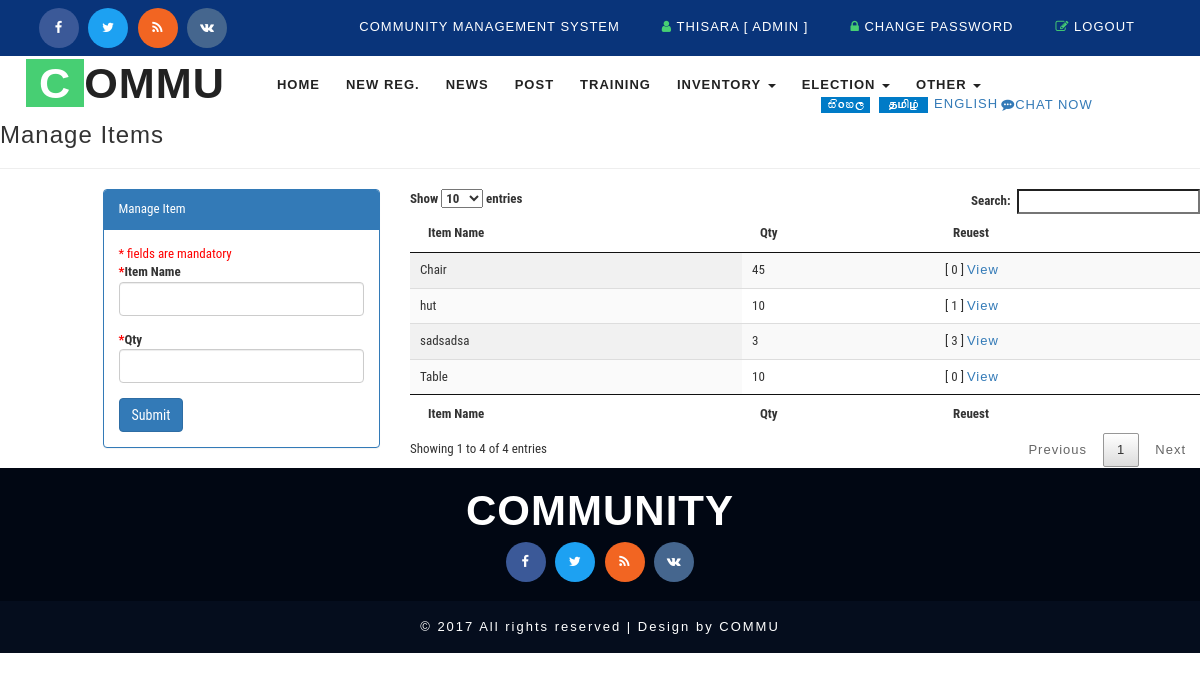
The app's page /admin_manage_item.php (signed in) with its own data.
### tables this page shows
CREATE TABLE `cms_item` (  `id` int(5) NOT NULL AUTO_INCREMENT,  `itemname` varchar(250) DEFAULT NULL,  `qyt` int(5) DEFAULT NULL,  PRIMARY KEY (`id`),  UNIQUE KEY `NewIndex1` (`itemname`));

### model/DB.php (called while the page is built, shortened)
<?php
function getDBConnection() {
      $servername = "localhost";
      $username = "commulkc_user";
      $password = "password#1";
      $db = "commulkc_cmsdb";
    $conn = mysqli_connect($servername, $username, $password, $db);
    if (!$conn) {
        die("Connection failed: " . mysqli_connect_error());
    } else {
        return $conn;
    }
}
function getData($sql) {
    $conn = getDBConnection();
    $result = mysqli_query($conn, $sql);
    if (mysqli_num_rows($result) > 0) {
        return $result;
    } else {
        return FALSE;
    }
}
?>

### admin_manage_item.php (the view, shortened to what this page needs)
<!DOCTYPE html>
<html lang="en">
    <head>
        <?php include_once './basecss.php'; ?>
    </head>
    <body>
        <div class="header">
            <div class="w3layouts_header_right">
                <div class="agileits-social top_content">
                    <ul>
                        <li><a href="#"><i class="fa fa-facebook"></i></a></li>
                        <li><a href="#"><i class="fa fa-twitter"></i></a></li>
                        <li><a href="#"><i class="fa fa-rss"></i></a></li>
                        <li><a href="#"><i class="fa fa-vk"></i></a></li>
                    </ul>
                </div>
            </div>
            <div class="w3layouts_header_left">
                <?php include './_top.php'; ?>
            </div>
            <div class="clearfix"> </div>
        </div>
        <div class="banner">
            <nav class="navbar navbar-default">
                <div class="navbar-header navbar-left">
                    <h1><a class="navbar-brand" href="index.html"><span>C</span>OMMU</a></h1>
                </div>
                <div class="collapse navbar-collapse navbar-right" id="bs-example-navbar-collapse-1">
                    <nav class="link-effect-2" id="link-effect-2">
                        <?php include './_menu.php'; ?>
                    </nav>
                </div>
                <div class="w3_agile_search">
                   <?php include './_search.php';?>
                </div>
            </nav>
        </div>
        <h3>Manage Items</h3>
        <hr>
        <div class="row">
            <div class="col-md-1"></div>
            <div class="col-md-3">
                <div class="panel panel-primary">
                <div class="panel-heading ">Manage Item</div>
                <div class="panel-body">
                <form action="admin_manage_item.php" method="post">
                    <span class="mando-msg">* fields are mandatory</span>
                    <div class="form-group">
                        <label for="exampleInputEmail1"><span class="mando-msg">*</span>Item Name</label>
                        <input type="text" required="" name="itemname" class="form-control" id="exampleInputEmail1" >
                    </div>
                    <div class="form-group">
                        <label for="exampleInputEmail1"><span class="mando-msg">*</span>Qty</label>
                        <input type="number" required="" name="qty"  class="form-control" id="exampleInputEmail1" >
                    </div>
                    <button type="submit" name="btnSub" class="btn btn-primary">Submit</button>
                </form>
                    </div></div>
            </div>
            <div class="col-md-8">
                <?php
                include './model/DB.php';
                ?>
                <table id="example" class="display" cellspacing="0" width="100%">
                    <thead>
                        <tr>
                            <th>Item Name</th>
                            <th>Qty</th>
                            <th>Reuest</th>
                        </tr>
                    </thead>
                    <tfoot>
                        <tr>
                            <th>Item Name</th>
                            <th>Qty</th>
                            <th>Reuest</th>
                        </tr>
                    </tfoot>
                    <tbody>
                        <?php
                        $sql = " SELECT * FROM cms_item ";
                        $resultx = getData($sql);
                        if ($resultx != FALSE) {
                            while ($row = mysqli_fetch_assoc($resultx)) {
                                ?>
                                <tr>
                                    <td><?= $row['itemname']; ?></td>
                                    <td><?= $row['qyt']; ?>  </td>
                                    <td> [ <?php echo getItemCount($row['id']);?> ] <a href="admin_items_request.php?itemID=<?= $row['id']?>">View</a></td>
                                </tr>
                                <?php
                            }
                        }
                        ?>
                    </tbody>
                </table>
            </div>
        </div>
        <?php
        function getItemCount($id) {
            $sql = " SELECT COUNT(*) AS cnt FROM cms_inventory WHERE itemid = $id ";
            $resultx = getData($sql);
            $count = 0;
            if ($resultx != FALSE) {
                while ($row = mysqli_fetch_assoc($resultx)) {
                    $count = $row['cnt'];
                }
            }
            return $count;
        }
        ?>
        <?php include './_footer.php';?>
    </body>
</html>

### basecss.php
<link href="css/bootstrap.css" rel="stylesheet" type="text/css" media="all" />
<link href="css/style.css" rel="stylesheet" type="text/css" media="all" />
<link rel="stylesheet" href="css/mainStyles.css" />
<link rel='stylesheet' href='css/dscountdown.css' type='text/css' media='all' />
<link rel="stylesheet" href="css/flexslider.css" type="text/css" media="screen" property="" />
<link href="css/lsb.css" rel="stylesheet" type="text/css">
<link href="css/font-awesome.css" rel="stylesheet">
  <link href="css/jquery.dataTables.min.css" rel="stylesheet" type="text/css"/>

### _top.php (shortened to what this page needs)
<ul>
    <li><a href="#" >Community Management System</a></li>
    <li><a href="#"><i class="fa fa-user" aria-hidden="true"></i>
            <?php echo $_SESSION['ssn_user']['firstname'] ?>
            [ <?php echo $_SESSION['ssn_user']['role'] ?> ]
        </a> </li>
        <li><a href="change_password.php"><i class="fa fa-lock" aria-hidden="true"></i> Change Password</a></li>
    <li><a href="logout.php"><i class="fa fa-pencil-square-o" aria-hidden="true"></i> Logout</a></li>
</ul>

### _menu.php
<?php
if($_SESSION['ssn_user']['role'] == 'ADMIN'){
    include './_menu_admin.php';
} else if($_SESSION['ssn_user']['role'] == 'MEMBER'){
    include './_menu_member.php';
}else if($_SESSION['ssn_user']['role'] == 'MANAGER'){
    include './_menu_manager.php';
}
?>

### _menu_admin.php (shortened to what this page needs)
<ul class="nav navbar-nav">
    <li ><a href="home.php"><span data-hover="Home">Home</span></a></li>
    <li><a href="admin_member_registration.php"><span data-hover="New Reg.">New Reg.</span></a></li>
                           <li><a href="admin_news.php"><span data-hover="News">News</span></a></li>
                           <li><a href="admin_post.php"><span data-hover="Post">Post</span></a></li>
                           <li><a href="admin_training.php"><span data-hover="Training">Training</span></a></li>
                           <li class="dropdown">
                               <a href="#" class="dropdown-toggle" data-toggle="dropdown"><span data-hover="Inventory">Inventory</span> <b class="caret"></b></a>
                           </li>
                           <li class="dropdown">
                               <a href="#" class="dropdown-toggle" data-toggle="dropdown"><span data-hover="Election">Election</span> <b class="caret"></b></a>
                           </li>
                           <li class="dropdown">
                               <a href="#" class="dropdown-toggle" data-toggle="dropdown"><span data-hover="Other">Other</span> <b class="caret"></b></a>
                           </li>
                       </ul>

### _search.php (shortened to what this page needs)
<a href="?lang=SI"><img src="images/si.gif" ></a>
<a href="?lang=TM"><img src="images/ta.gif" ></a>
<a href="?lang=EN">ENGLISH</a>
<?php
if (isset($_SESSION['ssn_user'])){ ?>
<a href="#" onclick="openChatWin()"><i class="fa fa-commenting" aria-hidden="true"></i>CHAT NOW</a>
<?php } ?>

### _footer.php
<div class="footer_agile_w3ls" style="padding: 5">
        <div class="container">
               <div class="agileits_w3layouts_logo logo2">
                   <h2><a href="index.html">Community</a></h2>
                   <div class="agileits-social">
                       <ul>
                           <li><a href="#"><i class="fa fa-facebook"></i></a></li>
                           <li><a href="#"><i class="fa fa-twitter"></i></a></li>
                           <li><a href="#"><i class="fa fa-rss"></i></a></li>
                           <li><a href="#"><i class="fa fa-vk"></i></a></li>
                       </ul>
                   </div>
               </div>
           </div>
       </div>
       <div class="wthree_copy_right">
           <div class="container">
               <p>© 2017 All rights reserved | Design by COMMU</p>
           </div>
       </div>

### records on screen
cms_item: itemname "hut", qyt "10", id "1"
cms_item: itemname "sadsadsa", qyt "3", id "3"
cms_item: itemname "Table", qyt "10", id "0"
cms_item: itemname "Chair", qyt "45", id "0"

### other values on screen
$_SESSION['ssn_user']['firstname'] "THISARA"
$_SESSION['ssn_user']['role'] "ADMIN"
